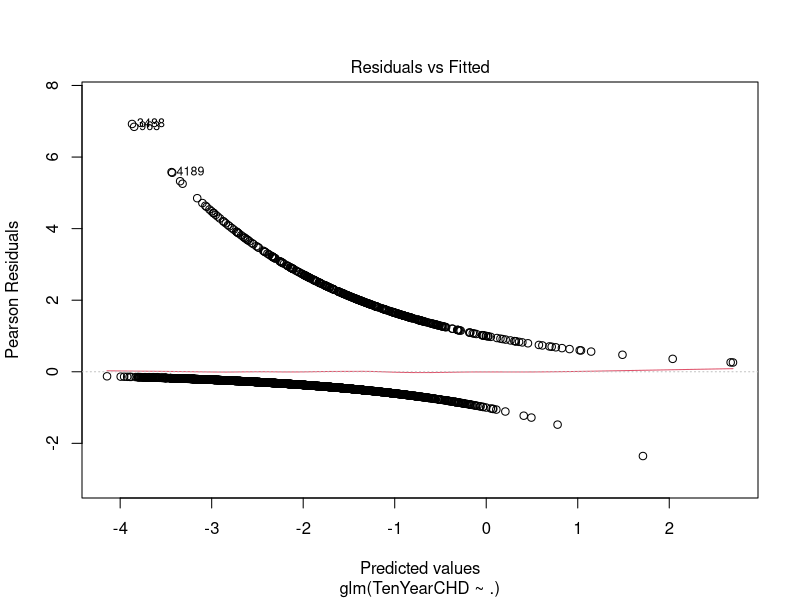
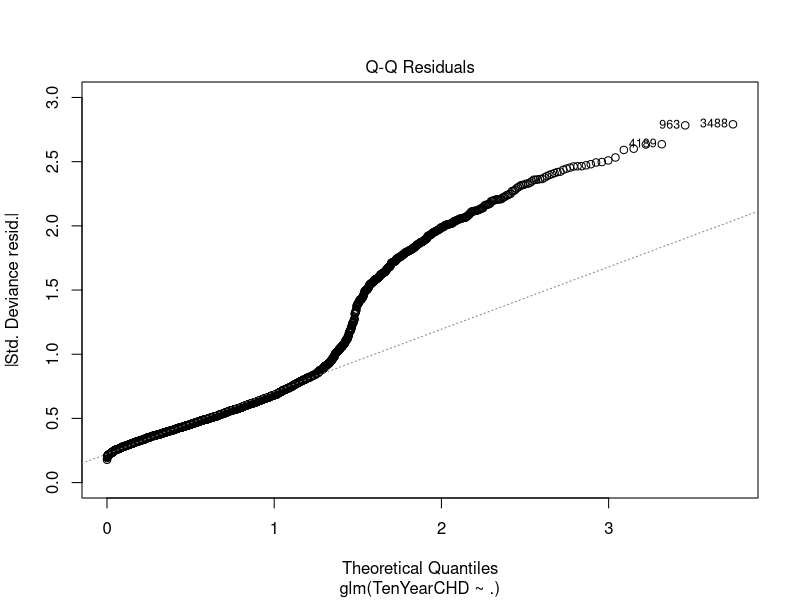
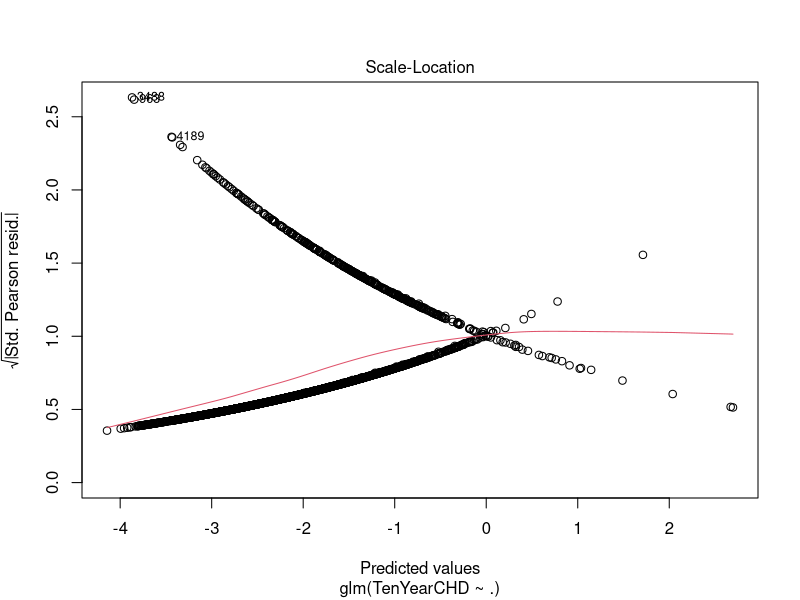
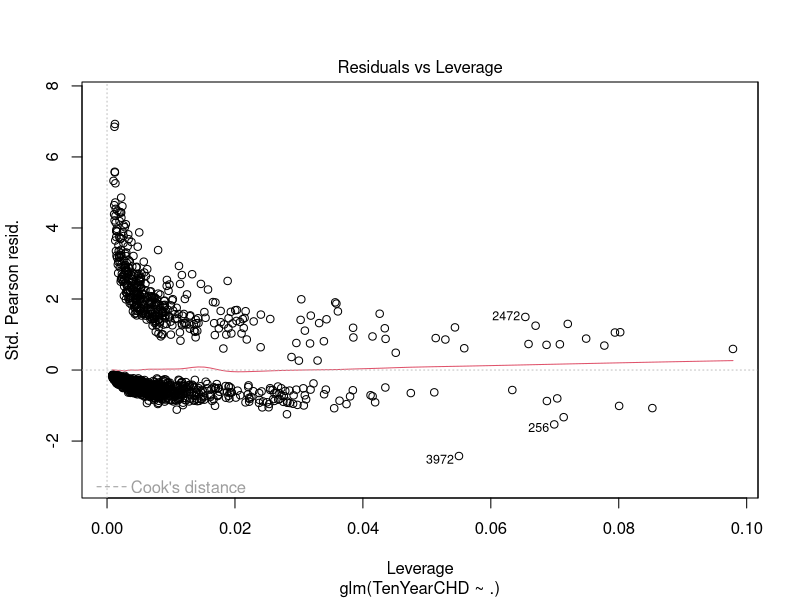

Write R code to recreate these figures, in order.
d<-read.csv("framingham1.csv",header=TRUE)
sapply(d,sd)
sapply(d,mean)
sapply(d,median)
class(d)
d$TenYearCHD<-as.factor(d$TenYearCHD)
library(ggplot2)
# Randomly split the data into training and testing sets
library(caTools)
set.seed(1000)
split = sample.split(d$TenYearCHD, SplitRatio = 0.65)

# Split up the data using subset
train = subset(d, split==TRUE)
test = subset(d, split==FALSE)

#Logistic Regression Model
framinghamLog = glm(TenYearCHD ~ ., data = train, family=binomial)
summary(framinghamLog)

# Predictions on the test set
predictTest = predict(framinghamLog, type="response", newdata=test)

# Confusion matrix with threshold of 0.5
table(test$TenYearCHD, predictTest > 0.5)

# Accuracy
(1252+13)/(1252+7+212+13)

# Baseline accuracy
(1252+7)/(1252+7+212+13) 
plot(framinghamLog)


#rounding off to 0 and 1
predictTest<-ifelse(predictTest>0.5,1,0)
table(test$TenYearCHD,predictTest)

#------------------------------------------------------------------------

index<-sample(nrow(d),nrow(d)*0.7)
train1<-d[index, ] #train set
test1<-d[-index, ]
model<-glm(TenYearCHD ~., family=binomial(link='logit'),data=train1)
model #logistic model
model1<-step(model)
model1
predictTest1 = predict(model, type="response", newdata=test1)
table(test1$TenYearCHD,predictTest1>0.5)
#accuracy
(1082+12)/(1082+7+171+12)
#baseline accuracy
(1082+7)/(1082+7+171+12)
